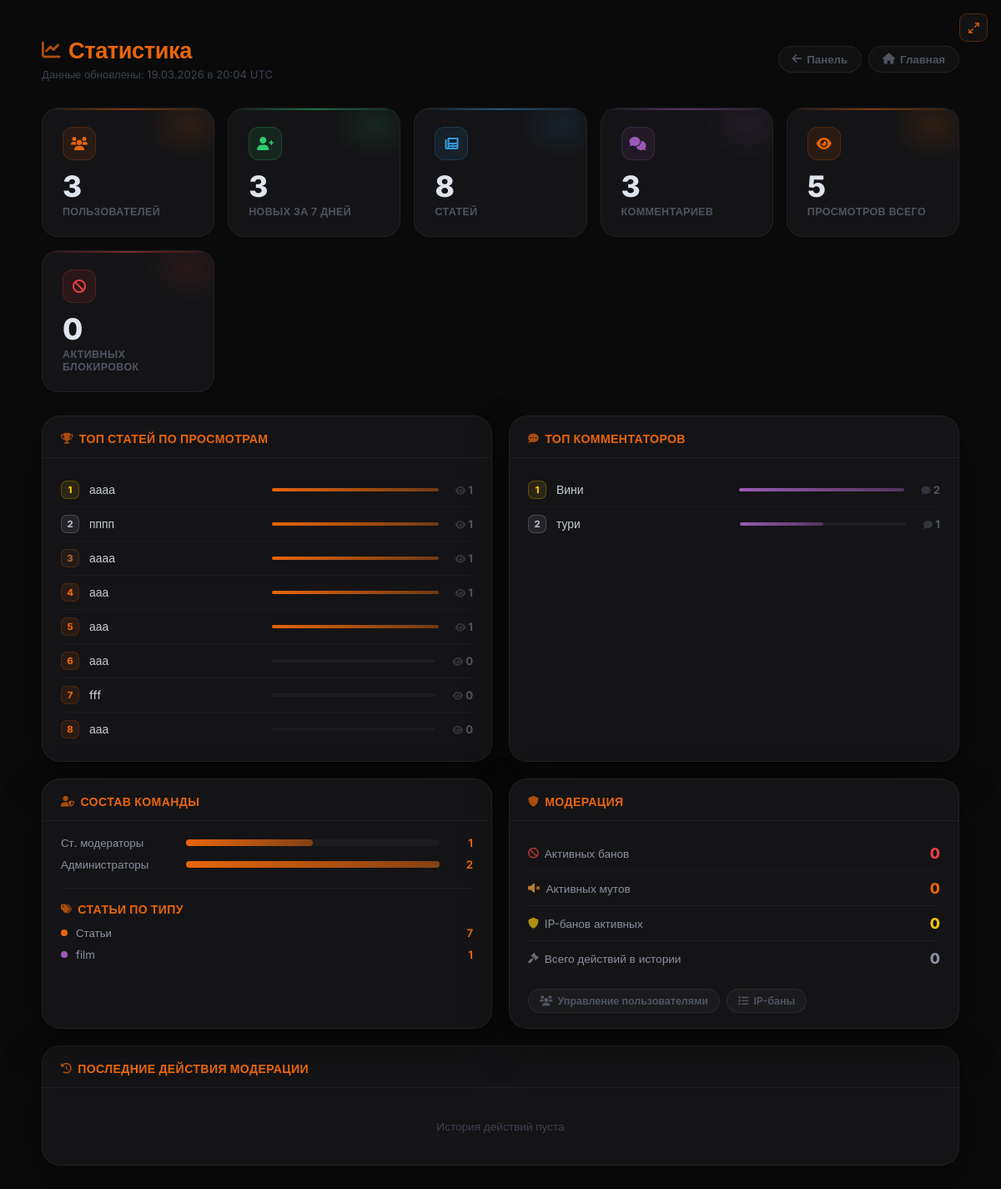
The page /admin/stats (signed in) on the database as committed earlier.
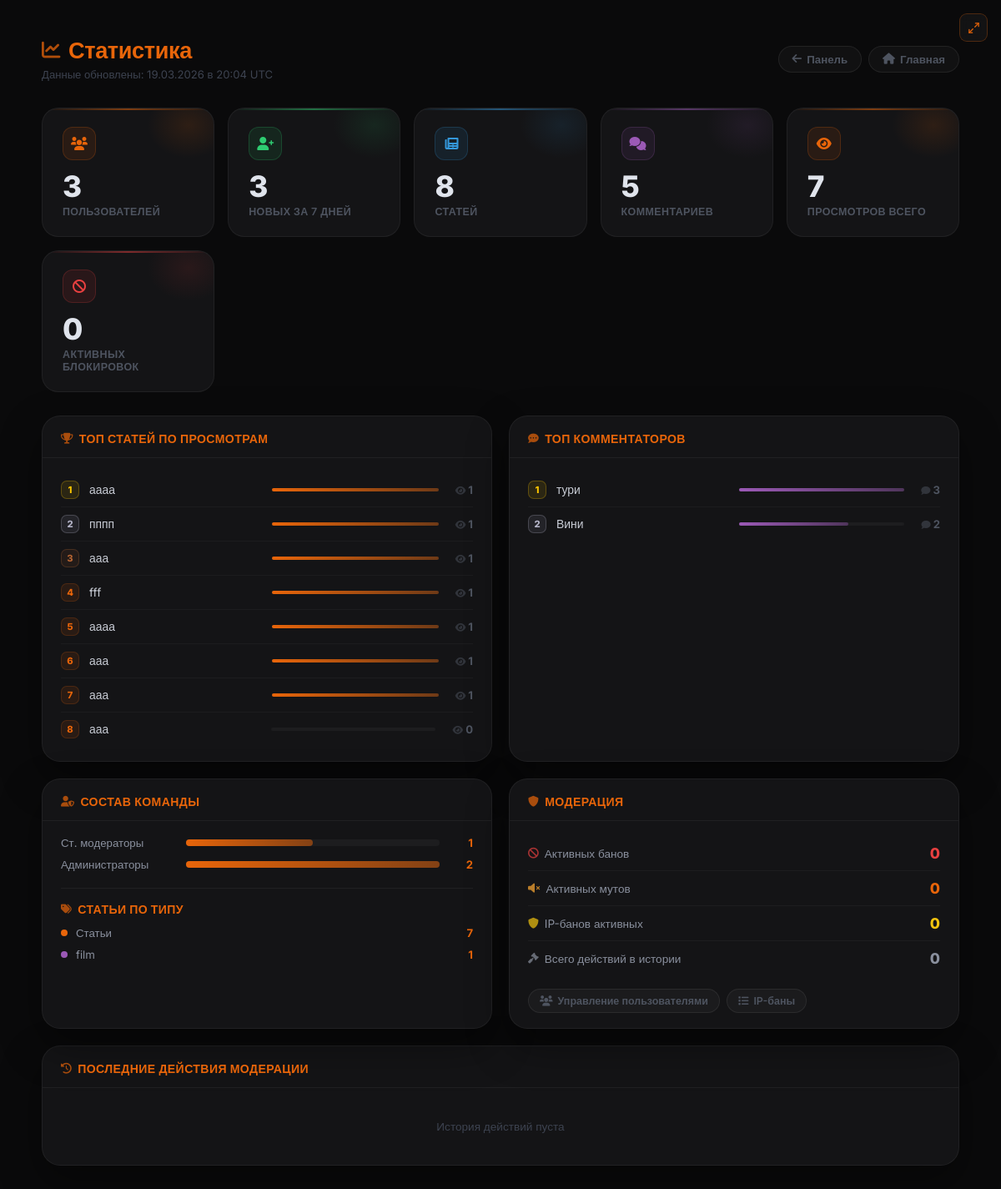
The same page on the database as committed later.
### models.py (models this page shows, shortened)
class Article(db.Model):
    __tablename__ = 'articles'
    id          = db.Column(db.Integer, primary_key=True)
    title       = db.Column(db.String(300), nullable=False)
    preview     = db.Column(db.Text, nullable=True)       # краткое описание
    content     = db.Column(db.Text, nullable=False)
    image       = db.Column(db.String(500), nullable=True)  # URL изображения (старый способ)
    image_file  = db.Column(db.String(300), nullable=True)  # имя файла загруженного изображения
    video_url   = db.Column(db.String(500), nullable=True)  # ссылка на YouTube
    video_file  = db.Column(db.String(300), nullable=True)  # загруженный видео-файл
    category    = db.Column(db.String(50), default='article')
    views       = db.Column(db.Integer, default=0)
    likes       = db.Column(db.Integer, default=0)
    dislikes    = db.Column(db.Integer, default=0)
    created_at  = db.Column(db.DateTime, default=datetime.utcnow)
    updated_at  = db.Column(db.DateTime, default=datetime.utcnow, onupdate=datetime.utcnow)
    author_id   = db.Column(db.Integer, db.ForeignKey('users.id'), nullable=False)
    game_id     = db.Column(db.Integer, db.ForeignKey('games.id'), nullable=True)
    comments    = db.relationship('Comment',      backref='article', lazy='dynamic',
                                  cascade='all, delete-orphan')
    votes       = db.relationship('Vote',         backref='article', lazy='dynamic',
                                  cascade='all, delete-orphan')
    extra_pages = db.relationship('ExtraPage',    backref='article', lazy='dynamic',
                                  cascade='all, delete-orphan')
    dropdown_items = db.relationship('DropdownItem', backref='article', lazy='dynamic',
                                     cascade='all, delete-orphan', order_by='DropdownItem.order')
    article_views  = db.relationship('ArticleView',  backref='article', lazy='dynamic',
                                     cascade='all, delete-orphan')

class User(db.Model, UserMixin):
    __tablename__ = 'users'
    id             = db.Column(db.Integer, primary_key=True)
    username       = db.Column(db.String(80),  unique=True, nullable=False)
    email          = db.Column(db.String(120), unique=True, nullable=False)
    password_hash  = db.Column(db.String(256), nullable=False)
    role           = db.Column(db.Integer, default=0)
    created_at     = db.Column(db.DateTime, default=datetime.utcnow)   # дата регистрации
    last_seen      = db.Column(db.DateTime, default=datetime.utcnow)
    banned_until   = db.Column(db.DateTime, nullable=True)
    ban_reason     = db.Column(db.String(500), nullable=True)
    banned_by_id   = db.Column(db.Integer, db.ForeignKey('users.id'), nullable=True)
    recovery_key   = db.Column(db.String(256), nullable=True)
    avatar         = db.Column(db.String(300), nullable=True)
    terms_agreed   = db.Column(db.Boolean, default=False)
    privacy_agreed = db.Column(db.Boolean, default=False)
    articles       = db.relationship('Article',  backref='author',     lazy='dynamic', foreign_keys='Article.author_id')
    comments       = db.relationship('Comment',  backref='author',     lazy='dynamic', foreign_keys='Comment.author_id')
    votes          = db.relationship('Vote',     backref='user',       lazy='dynamic')
    extra_pages    = db.relationship('ExtraPage', backref='author',    lazy='dynamic', foreign_keys='ExtraPage.author_id')
    comment_reactions = db.relationship('CommentReaction', backref='user', lazy='dynamic')

### app.py (the view)
@app.route('/admin/stats')
@login_required
def admin_stats():
    perm = UserPermission.query.filter_by(user_id=current_user.id).first()
    if current_user.role < 4 and not (perm and perm.can_see_stats):
        abort(403)
    from sqlalchemy import func as sqlfunc
    total_users    = User.query.count()
    total_articles = Article.query.count()
    total_comments = Comment.query.count()
    total_views    = db.session.query(sqlfunc.sum(Article.views)).scalar() or 0
    roles_data  = db.session.query(User.role, sqlfunc.count(User.id)).group_by(User.role).all()
    roles_map   = {0:'Пользователи',1:'Модераторы чата',2:'Редакторы',3:'Ст. модераторы',4:'Администраторы'}
    roles_stats = [(roles_map.get(r, f'Роль {r}'), cnt) for r, cnt in sorted(roles_data)]
    top_articles = Article.query.order_by(Article.views.desc()).limit(10).all()
    top_commenters = db.session.query(
        User.username, sqlfunc.count(Comment.id).label('cnt')
    ).join(Comment, Comment.author_id == User.id)\
     .group_by(User.id, User.username)\
     .order_by(sqlfunc.count(Comment.id).desc()).limit(10).all()
    week_ago       = datetime.utcnow() - timedelta(days=7)
    new_users_week = User.query.filter(User.created_at >= week_ago).count() if hasattr(User, 'created_at') else 0
    active_bans    = User.query.filter(User.banned_until > datetime.utcnow()).count()
    active_mutes   = Mute.query.filter(Mute.muted_until > datetime.utcnow()).count()
    active_ip_bans = IPBan.query.filter(IPBan.banned_until > datetime.utcnow()).count()
    cat_data  = db.session.query(Article.category, sqlfunc.count(Article.id)).group_by(Article.category).all()
    cat_stats = [(c or 'article', cnt) for c, cnt in cat_data]
    recent_penalties = PenaltyHistory.query.order_by(PenaltyHistory.created_at.desc()).limit(15).all()
    return render_template('admin/stats.html',
        total_users=total_users,
        total_articles=total_articles,
        total_comments=total_comments,
        total_views=total_views,
        roles_stats=roles_stats,
        top_articles=top_articles,
        top_commenters=top_commenters,
        new_users_week=new_users_week,
        active_bans=active_bans,
        active_mutes=active_mutes,
        active_ip_bans=active_ip_bans,
        cat_stats=cat_stats,
        recent_penalties=recent_penalties,
        now=datetime.utcnow(),
    )

### app.py (called while the page is built)
@login_manager.user_loader
def load_user(user_id):
    return User.query.get(int(user_id))

@app.before_request
def update_last_seen():
    if current_user.is_authenticated:
        current_user.last_seen = datetime.utcnow()
        db.session.commit()

@app.after_request
def add_security_headers(response):
    response.headers['X-Content-Type-Options'] = 'nosniff'
    response.headers['X-Frame-Options']        = 'DENY'
    response.headers['X-XSS-Protection']       = '1; mode=block'
    response.headers.pop('Server', None)
    response.headers.pop('X-Powered-By', None)
    return response

### templates/admin/stats.html (shortened to what the changed rows need)
{% extends "base.html" %}
{% block content %}
<div class="stats-outer">
<div class="stats-wrap">
    <div class="stats-header">
        <div>
            <h1 class="stats-title"><i class="fas fa-chart-line"></i> Статистика</h1>
        </div>
    </div>
    <div class="kpi-grid">
        <div class="kpi-card kpi-purple">
            <div class="kpi-glow"></div>
            <div class="kpi-icon"><i class="fas fa-comments"></i></div>
            <div class="kpi-value">{{ total_comments }}</div>
            <div class="kpi-label">Комментариев</div>
        </div>
        <div class="kpi-card">
            <div class="kpi-glow"></div>
            <div class="kpi-icon"><i class="fas fa-eye"></i></div>
            <div class="kpi-value">{{ "{:,}".format(total_views).replace(",", " ") }}</div>
            <div class="kpi-label">Просмотров всего</div>
        </div>
    </div>
    <div class="two-col">
        <div class="panel">
            <div class="panel-body">
                {% set max_views = top_articles[0].views if top_articles and top_articles[0].views > 0 else 1 %}
                <ul class="top-list">
                    {% for art in top_articles %}
                    <li>
                        <div class="top-rank {% if loop.index == 1 %}gold{% elif loop.index == 2 %}silver{% elif loop.index == 3 %}bronze{% endif %}">
                            {{ loop.index }}
                        </div>
                        <div class="top-name">
                            <a href="{{ url_for('article', article_id=art.id) }}" target="_blank">{{ art.title }}</a>
                        </div>
                        <div class="top-bar-wrap">
                            <div class="top-bar" style="width:{{ [art.views * 100 // max_views, 100]|min }}%"></div>
                        </div>
                        <div class="top-value"><i class="fas fa-eye" style="font-size:0.7rem; opacity:0.5;"></i> {{ art.views }}</div>
                    </li>
                    {% else %}
                    <li><span style="color:#3d4350; font-size:0.84rem;">Нет данных</span></li>
                    {% endfor %}
                </ul>
            </div>
        </div>
        <div class="panel">
            <div class="panel-body">
                {% set max_comments = top_commenters[0][1] if top_commenters and top_commenters[0][1] > 0 else 1 %}
                <ul class="top-list">
                    {% for username, cnt in top_commenters %}
                    <li>
                        <div class="top-rank {% if loop.index == 1 %}gold{% elif loop.index == 2 %}silver{% elif loop.index == 3 %}bronze{% endif %}">
                            {{ loop.index }}
                        </div>
                        <div class="top-name">{{ username }}</div>
                        <div class="top-bar-wrap">
                            <div class="top-bar" style="width:{{ [cnt * 100 // max_comments, 100]|min }}%; background:linear-gradient(90deg, #9b59b6, rgba(155,89,182,0.4));"></div>
                        </div>
                        <div class="top-value"><i class="fas fa-comment" style="font-size:0.7rem; opacity:0.5;"></i> {{ cnt }}</div>
                    </li>
                    {% else %}
                    <li><span style="color:#3d4350; font-size:0.84rem;">Нет данных</span></li>
                    {% endfor %}
                </ul>
            </div>
        </div>
    </div>
    <div class="two-col">
        <div class="panel">
            <div class="panel-body">
                <div class="roles-grid">
                    {% set max_role_cnt = roles_stats|map(attribute=1)|max if roles_stats else 1 %}
                    {% for role_name, cnt in roles_stats %}
                    <div class="role-row">
                        <div class="role-name">{{ role_name }}</div>
                        <div class="role-bar-wrap">
                            <div class="role-bar" style="width:{{ [cnt * 100 // (max_role_cnt if max_role_cnt > 0 else 1), 100]|min }}%"></div>
                        </div>
                        <div class="role-count">{{ cnt }}</div>
                    </div>
                    {% endfor %}
                </div>
                {% if cat_stats %}
                <div style="margin-top:20px; border-top:1px solid rgba(255,255,255,0.05); padding-top:16px;">
                    <div class="cat-grid">
                        {% for cat, cnt in cat_stats %}
                        <div class="cat-row">
                            <div class="cat-dot" style="background:{% if cat == 'article' %}#e8650a{% elif cat == 'news' %}#3498db{% else %}#9b59b6{% endif %};"></div>
                            <div class="cat-name">{% if cat == 'article' %}Статьи{% elif cat == 'news' %}Новости{% else %}{{ cat }}{% endif %}</div>
                            <div class="cat-count">{{ cnt }}</div>
                        </div>
                        {% endfor %}
                    </div>
                </div>
                {% endif %}
            </div>
        </div>
    </div>
</div>
</div>
{% endblock %}

Rows that differ between the two databases and show on the page:
changed Article (number 3 of 8 on the later page): views "0" → "1"; moves up the list
changed Article "fff": views "0" → "1"; moves up the list
changed User "тури": {{ [cnt * 100 // max_comments, 100]|min }} 50 → 100 (drawn); id "1" → "3"; moves up the list
computed for User "Вини": {{ [cnt * 100 // max_comments, 100]|min }} 100 → 66 (drawn)
Other text that changed with them:
{{ total_comments }}: "3" → "5"
{{ "{:,}".format(total_views).replace(",", " ") }}: "5" → "7"
